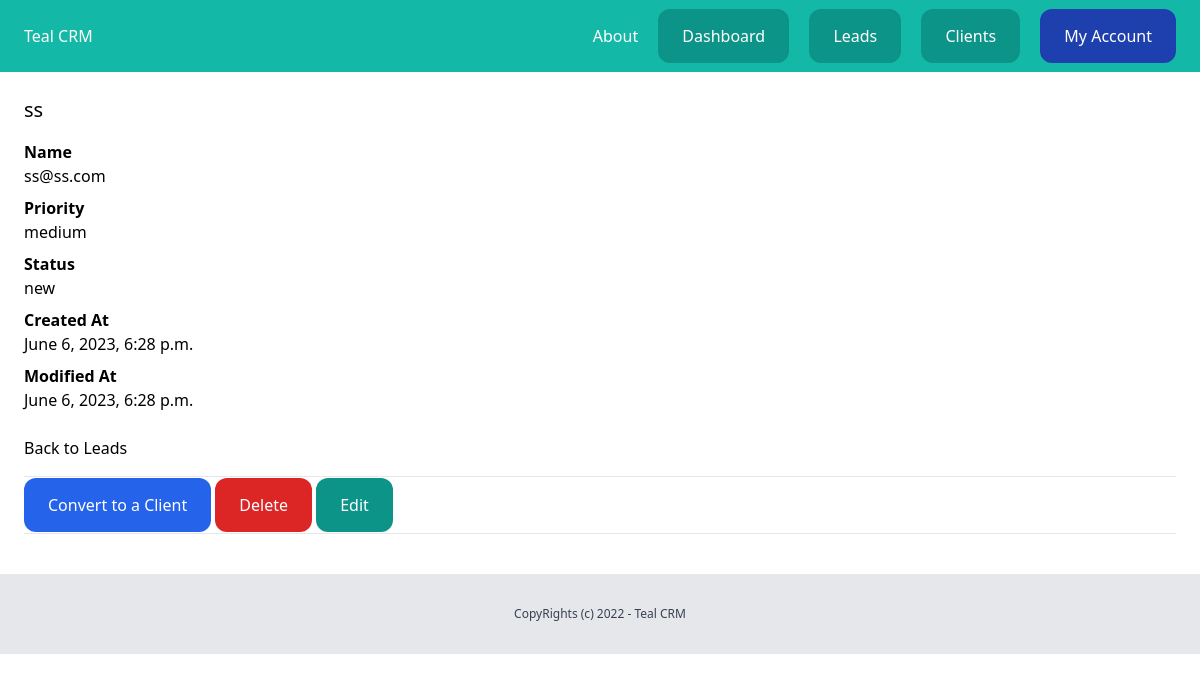
The app's page /dashboard/leads/15/ (signed in) with its own data.
### lead/models.py (models this page shows, shortened)
class Lead(models.Model):
    LOW = 'low'
    MEDIUM = 'medium'
    HIGH = 'high'
    CHOICES_PRIORITY = (
        (LOW , 'Low'),
        (MEDIUM , 'Medium'),
        (HIGH , 'High'),
        )
    NEW = 'new'
    CONTACTED = 'contacted'
    LOST = 'lost'
    WON ='won'
    CHOICES_STATUS = (
        (NEW , 'New'),
        (CONTACTED , 'Contacted'),
        (LOST , 'Lost'),
        (WON , 'Won'),
        )
    team = models.ForeignKey(Team, related_name='leads',on_delete=models.CASCADE)
    name = models.CharField(max_length=255)
    email = models.EmailField()
    description = models.TextField(blank=True,null=True)
    created_by = models.ForeignKey(User, on_delete=models.CASCADE , related_name='leads')
    created_at = models.DateTimeField(auto_now_add=True)
    priority = models.CharField(max_length=10,choices=CHOICES_PRIORITY,default=MEDIUM)
    status = models.CharField(max_length=10,choices=CHOICES_STATUS,default=NEW)
    modified = models.DateTimeField(auto_now=True)
    converted_to_client = models.BooleanField(default=False)
    class Meta:
        ordering = ('name',)

### lead/views.py (the view)
# urls.py: path('<int:pk>/', views.LeadDetailView.as_view(),name='lead-details'),
class LeadDetailView(DetailView):
    model = Lead
    template_name = 'lead/lead_details.html'
    @method_decorator(login_required)
    def dispatch(self,  *args, **kwargs) :
        return super().dispatch(*args, **kwargs)
    def get_queryset(self):
        queryset =  super(LeadDetailView,self).get_queryset()
        queryset = queryset.filter(created_by =self.request.user,pk = self.kwargs.get('pk'))
        return queryset

### lead/templates/lead/lead_details.html (shortened to what this page needs)
{% extends 'core/base.html' %}
{% block content %}
    <div class="py-6 px-6">
        <h1 class="mb-4 text-xl">{{lead.name}}</h1>
        {% if lead.description %}
            <p class="font-semibold">Name</p>
            <p class="mb-2">{{lead.description}}</p>
        {% endif %}
        <p class="font-semibold">Priority</p>
        <p class="mb-2">{{lead.priority}}</p>
        <p class="font-semibold">Status</p>
        <p class="mb-2">{{lead.status}}</p>
        <p class="font-semibold">Created At</p>
        <p class="mb-2">{{lead.created_at}}</p>
        <p class="font-semibold">Modified At</p>
        <p class="mb-6">{{lead.modified}}</p>
        <a href="{% url 'leads-list' %}">Back to Leads</a>
        <hr class= "my-4">
            <a href="{% url 'lead-convert' lead.id %}" class="py-4 px-6 bg-blue-600 rounded-xl text-white">Convert to a Client</a>
            <a href="#" onclick="document.getElementById('lead_delete_form').submit();" class="py-4 px-6 bg-red-600 rounded-xl text-white">Delete</a>
            <a href="{% url 'edit-lead' lead.id %}" class="py-4 px-6 bg-teal-600 rounded-xl text-white">Edit</a>
        <hr class= "my-4">
    </div>
{% endblock content %}

### records on screen
Lead: name "ss", description "ss@ss.com", priority "medium", status "new", created_at "June 6, 2023, 6:28 p.m.", modified "June 6, 2023, 6:28 p.m."
